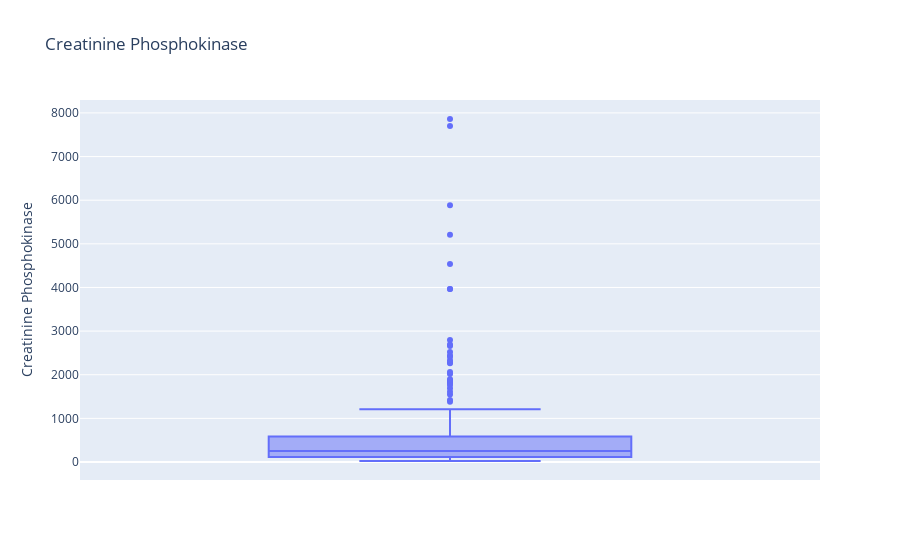
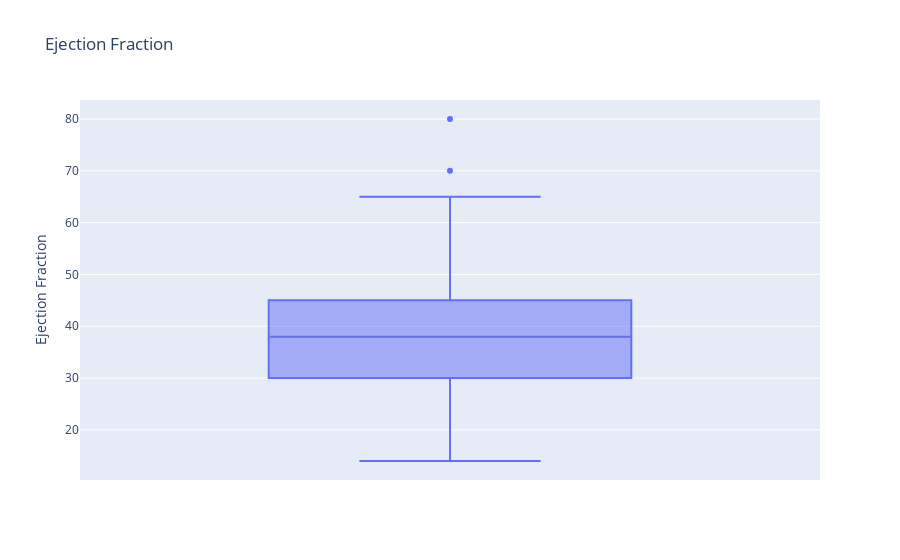
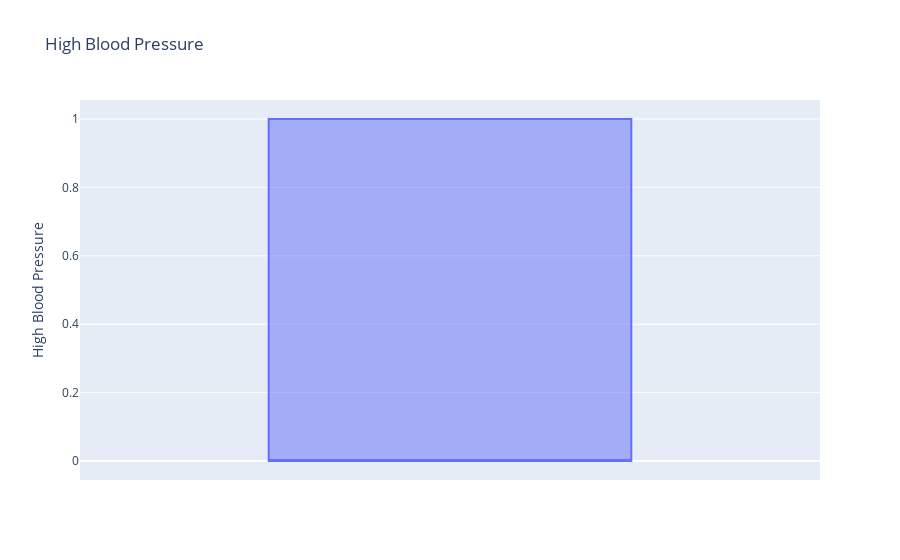
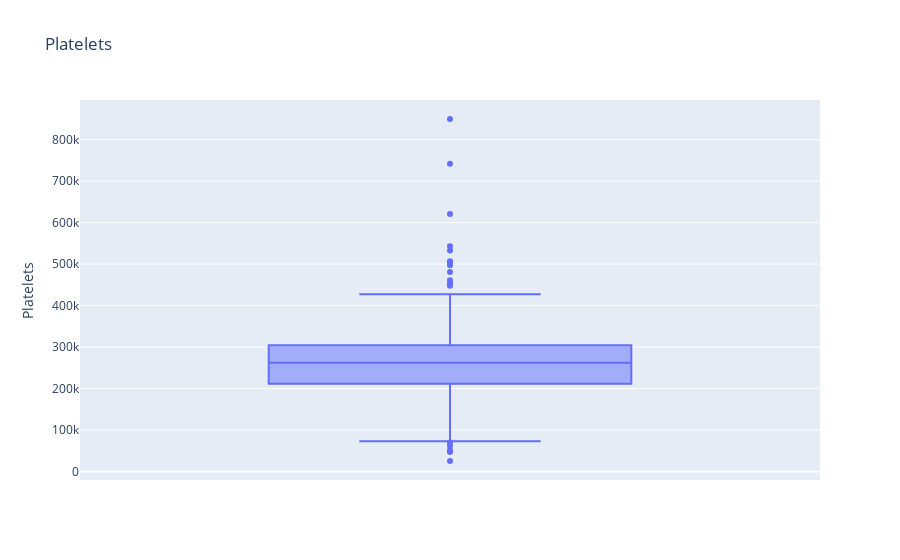

The cell these charts' notebook holds for them, in order:
### Code cell
# showing plots to discover outliers 
# fig = px.scatter(x=df['creatinine_phosphokinase'], y=)
# fig = make_subplots(rows=6, cols=1)
# fig.append_trace(go.box(
#     df['creatinine_phosphokinase']
#     ), row=1, col=1)


# plot1 = go.box(
#     x=df['creatinine_phosphokinase'],
#     y='creatinine_phosphokinase',
#     name='creatinine'
# )
                 
# fig1 = px.box(df, ['creatinine_phosphokinase'])
# fig1.show()

# fig2 = px.box(df, ['ejection_fraction'])
# fig2.show

# fig3 = px.box(df, ['high_blood_pressure'])
# fig4 = px.box(df, ['platelets'])
# fig5 = px.box(df, ['serum_creatinine'])
# fig6 = px.box(df, ['serum_sodium'])

# fig.show()

# creatinine_phosphokinase	ejection_fraction	high_blood_pressure	platelets	serum_creatinine	serum_sodium	

plt.figure(1)
fig = px.box(df, y='creatinine_phosphokinase', 
             title='Creatinine Phosphokinase', 
             labels={
                    "creatinine_phosphokinase": "Creatinine Phosphokinase"                    
                    }
            )
fig.show()

plt.figure(2)
fig = px.box(df, y='ejection_fraction')
fig = px.box(df, y='ejection_fraction', 
             title='Ejection Fraction', 
             labels={
                    "ejection_fraction": "Ejection Fraction"                    
                    }
            )
fig.show()

plt.figure(3)
fig = px.box(df, y='high_blood_pressure', 
             title='High Blood Pressure', 
             labels={
                    "high_blood_pressure": "High Blood Pressure"                    
                    }
            )
fig.show()

plt.figure(4)
fig = px.box(df, y='platelets', 
             title='Platelets', 
             labels={
                    "platelets": "Platelets"                    
                    }
            )
fig.show()

plt.figure(5)
fig = px.box(df, y='serum_creatinine', 
             title='Serum Creatinine', 
             labels={
                    "serum_creatinine": "Serum Creatinine"                    
                    }
            )
fig.show()

plt.figure(6)
fig = px.box(df, y='serum_sodium', 
             title='Serum Sodium', 
             labels={
                    "serum_sodium": "Serum Sodium"                    
                    }
            )
fig.show()

### Figure 1 — Plotly figure (JSON) as saved in the notebook; plotly's stock layout.template omitted (floating-point values rounded to 4 significant figures; data arrays with more than 128 entries replaced by an {"elided": "..."} marker saying what was removed)
{"data": [{"alignmentgroup": "True", "hovertemplate": "Creatinine Phosphokinase=%{y}<extra></extra>", "legendgroup": "", "marker": {"color": "#636efa"}, "name": "", "notched": false, "offsetgroup": "", "orientation": "v", "showlegend": false, "type": "box", "x0": " ", "xaxis": "x", "y": {"elided": "299 int values"}, "y0": " ", "yaxis": "y"}], "layout": {"boxmode": "group", "legend": {"tracegroupgap": 0}, "title": {"text": "Creatinine Phosphokinase"}, "xaxis": {"anchor": "y", "domain": [0, 1]}, "yaxis": {"anchor": "x", "domain": [0, 1], "title": {"text": "Creatinine Phosphokinase"}}}}

### Figure 2 — Plotly figure (JSON) as saved in the notebook; plotly's stock layout.template omitted (floating-point values rounded to 4 significant figures; data arrays with more than 128 entries replaced by an {"elided": "..."} marker saying what was removed)
{"data": [{"alignmentgroup": "True", "hovertemplate": "Ejection Fraction=%{y}<extra></extra>", "legendgroup": "", "marker": {"color": "#636efa"}, "name": "", "notched": false, "offsetgroup": "", "orientation": "v", "showlegend": false, "type": "box", "x0": " ", "xaxis": "x", "y": {"elided": "299 int values"}, "y0": " ", "yaxis": "y"}], "layout": {"boxmode": "group", "legend": {"tracegroupgap": 0}, "title": {"text": "Ejection Fraction"}, "xaxis": {"anchor": "y", "domain": [0, 1]}, "yaxis": {"anchor": "x", "domain": [0, 1], "title": {"text": "Ejection Fraction"}}}}

### Figure 3 — Plotly figure (JSON) as saved in the notebook; plotly's stock layout.template omitted (floating-point values rounded to 4 significant figures; data arrays with more than 128 entries replaced by an {"elided": "..."} marker saying what was removed)
{"data": [{"alignmentgroup": "True", "hovertemplate": "High Blood Pressure=%{y}<extra></extra>", "legendgroup": "", "marker": {"color": "#636efa"}, "name": "", "notched": false, "offsetgroup": "", "orientation": "v", "showlegend": false, "type": "box", "x0": " ", "xaxis": "x", "y": {"elided": "299 int values"}, "y0": " ", "yaxis": "y"}], "layout": {"boxmode": "group", "legend": {"tracegroupgap": 0}, "title": {"text": "High Blood Pressure"}, "xaxis": {"anchor": "y", "domain": [0, 1]}, "yaxis": {"anchor": "x", "domain": [0, 1], "title": {"text": "High Blood Pressure"}}}}

### Figure 4 — Plotly figure (JSON) as saved in the notebook; plotly's stock layout.template omitted (floating-point values rounded to 4 significant figures; data arrays with more than 128 entries replaced by an {"elided": "..."} marker saying what was removed)
{"data": [{"alignmentgroup": "True", "hovertemplate": "Platelets=%{y}<extra></extra>", "legendgroup": "", "marker": {"color": "#636efa"}, "name": "", "notched": false, "offsetgroup": "", "orientation": "v", "showlegend": false, "type": "box", "x0": " ", "xaxis": "x", "y": {"elided": "299 float values"}, "y0": " ", "yaxis": "y"}], "layout": {"boxmode": "group", "legend": {"tracegroupgap": 0}, "title": {"text": "Platelets"}, "xaxis": {"anchor": "y", "domain": [0, 1]}, "yaxis": {"anchor": "x", "domain": [0, 1], "title": {"text": "Platelets"}}}}
